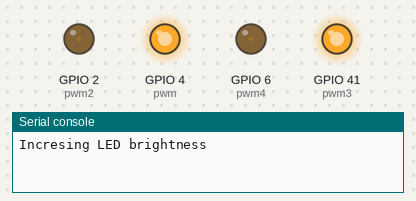
A program run on a simulated ESP32 board running MicroPython. On the bench: output pins drawn as LEDs (lit = HIGH), the last lines printed to the serial console.

Above: at 0.05 s.
At 0.85 s:
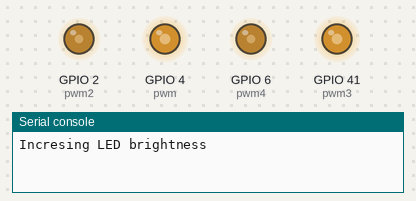
At 1.45 s:
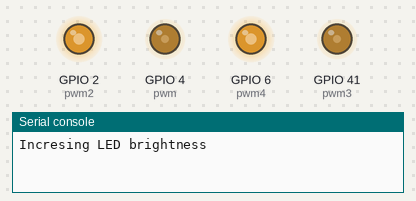
At 2.9 s:
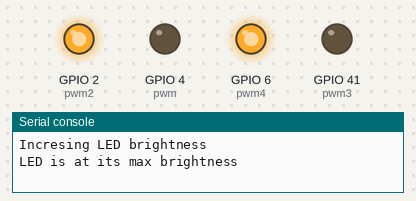
At 5.8 s:
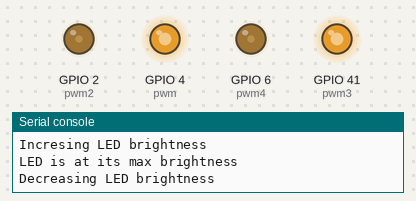
Timing chart, 0 to 10.7 s (numbered marks = the images above):
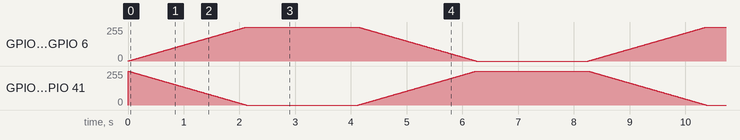

The program:

multiple_led.py
```python
#ESP32 PWM
#LED fading using PWM
#PWM can be enam=bled on all output enable pins
#the base frequency ranges from 1Hz to 40MHz
#but there is a trade off
#as the base frequency increases, the duty resolution decreases

from machine import Pin, Timer, PWM
from time import sleep_ms

#PWM object and its configuration
#PWM frequency = 1000 Hz

pwm = PWM(Pin(4),freq=1000)
pwm2 = PWM(Pin(2),freq=1000)
pwm3 =PWM(Pin(41),freq=1000)
pwm4 = PWM(Pin(6),freq=1000)

while True:
    #increse the LED brightness
    print("Incresing LED brightness")
    for i in range(0,1024):
        pwm.duty(1023-i)
        pwm2.duty(i)
        pwm3.duty(1023-i)
        pwm4.duty(i)
        sleep_ms(2)
        i += 1
    print("LED is at its max brightness")
    #wait at max brightness for 2 sec
    sleep_ms(2000)

    #decrese the LED brightness
    print("Decreasing LED brightness")
    for i in range(0,1024):
        pwm.duty(i)
        pwm2.duty(1023-i)
        pwm3.duty(i)
        pwm4.duty(1023-i)
        sleep_ms(2)
        i += 1
    print("LED is at its min brightness")
    #wait at min brightness for 2 sec
    sleep_ms(2000)
```
